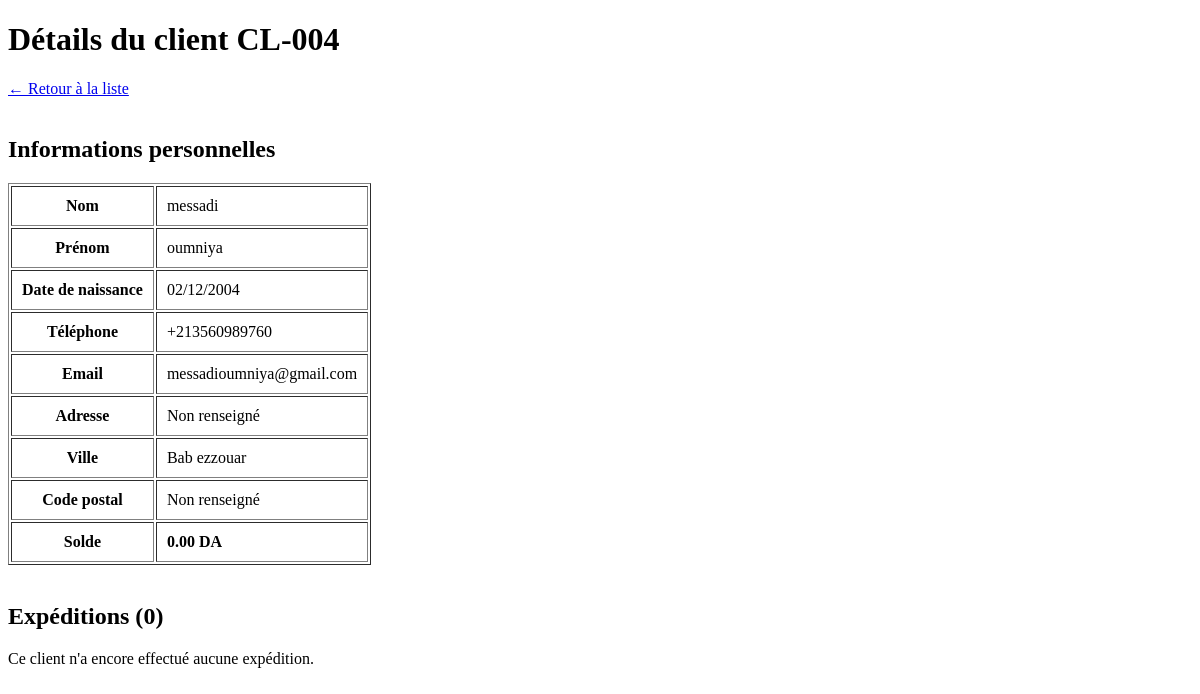
Page /clients/4/ on the earlier database version.
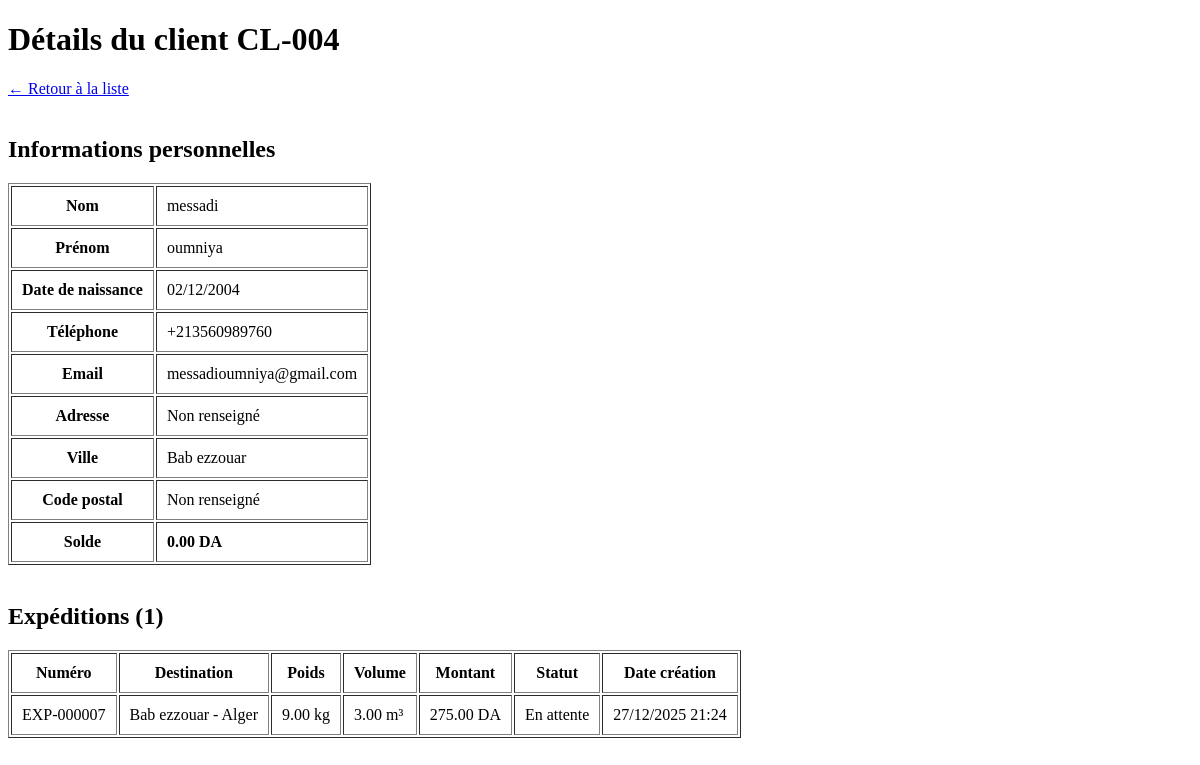
Same page on the later database version.
### app1/models.py (models this page shows, shortened)
class Expedition(models.Model):
    client = models.ForeignKey('Client', on_delete=models.PROTECT)
    destination = models.ForeignKey('Destination', on_delete=models.PROTECT)
    type_service = models.ForeignKey('TypeService', on_delete=models.PROTECT)
    tournee = models.ForeignKey('Tournee', on_delete=models.SET_NULL, null=True, blank=True, related_name='expeditions')
    nom_destinataire = models.CharField(max_length=100)
    telephone_destinataire = PhoneNumberField(region='DZ')
    email_destinataire = models.EmailField()
    adresse_destinataire = models.TextField()
    poids = models.DecimalField(max_digits=8, decimal_places=2, help_text="Poids en kg")
    volume = models.DecimalField(max_digits=8, decimal_places=2, help_text="Volume en m³")
    description = models.TextField(blank=True, null=True)
    montant_total = models.DecimalField(max_digits=10, decimal_places=2, default=0, editable=False)
    date_livraison_prevue = models.DateField(blank=True, null=True, editable=False)
    statut = models.CharField(max_length=20, choices=[('EN_ATTENTE', 'En attente'),('EN_TRANSIT', 'En transit'),('LIVRE', 'Livré'),('ECHEC', 'Échec'),], default='EN_ATTENTE')
    date_creation = models.DateTimeField(auto_now_add=True)
    date_livraison_reelle = models.DateField(blank=True, null=True)
    remarques = models.TextField(blank=True, null=True)
    def get_numero_expedition(self):
        return f"EXP-{self.id:06d}"

class Destination(models.Model):
    ville = models.CharField(max_length=100, blank=True, null=True)
    wilaya = models.CharField(max_length=100)
    pays = models.CharField(max_length=100, default='Algérie')
    zone_geographique = models.CharField(max_length=20, choices=[('LOCALE', 'Locale (même wilaya)'),('NATIONALE', 'Nationale'),('INTERNATIONALE', 'Internationale'),])
    zone_logistique = models.CharField(max_length=10, choices=[('CENTRE', 'Centre (Alger, Blida...)'),('EST', 'Est (Constantine, Annaba, Sétif...)'),('OUEST', 'Ouest (Oran, Tlemcen, Sidi Bel Abbès...)'),('SUD', 'Sud (Tamanrasset, Adrar, Bechar...)'),], default='CENTRE')
    distance_estimee = models.IntegerField(help_text="Distance en km depuis le dépôt principal")
    tarif_base = models.DecimalField(max_digits=10, decimal_places=2, default=0, help_text="Tarif de base en DA")
    delai_livraison_estime = models.IntegerField(default=1, help_text="Délai estimé en jours")
    code_postal = models.CharField(max_length=10, blank=True, null=True)
    date_creation = models.DateTimeField(auto_now_add=True)
    date_modification = models.DateTimeField(auto_now=True)
    remarques = models.TextField(blank=True, null=True)

### app1/views.py (the view)
# urls.py: path('clients/<int:client_id>/', views.detail_client, name='detail_client'),
def detail_client(request, client_id):
    client = get_object_or_404(Client, id=client_id)
    expeditions = client.expedition_set.all().order_by('-date_creation')
    return render(request, 'clients/detail.html', {
        'client': client,
        'expeditions': expeditions
    })

### app1/templates/clients/detail.html (shortened to what this page needs)
<!DOCTYPE html>
<html lang="fr">
<head>
</head>
<body>
    <h1>Détails du client CL-{{ client.id|stringformat:"03d" }}</h1>
    <a href="{% url 'liste_clients' %}">← Retour à la liste</a>
    <br><br>
    <h2>Informations personnelles</h2>
    <table border="1" cellpadding="10">
        <tr>
            <th>Nom</th>
            <td>{{ client.nom }}</td>
        </tr>
        <tr>
            <th>Prénom</th>
            <td>{{ client.prenom }}</td>
        </tr>
        <tr>
            <th>Date de naissance</th>
            <td>{{ client.date_naissance|date:"d/m/Y"|default:"Non renseigné" }}</td>
        </tr>
        <tr>
            <th>Téléphone</th>
            <td>{{ client.telephone }}</td>
        </tr>
        <tr>
            <th>Email</th>
            <td>{{ client.email|default:"Non renseigné" }}</td>
        </tr>
        <tr>
            <th>Adresse</th>
            <td>{{ client.adresse|default:"Non renseigné" }}</td>
        </tr>
        <tr>
            <th>Ville</th>
            <td>{{ client.ville|default:"Non renseigné" }}</td>
        </tr>
        <tr>
            <th>Code postal</th>
            <td>{{ client.code_postal|default:"Non renseigné" }}</td>
        </tr>
        <tr>
            <th>Solde</th>
            <td><strong>{{ client.solde }} DA</strong></td>
        </tr>
    </table>
    <br>
    <h2>Expéditions ({{ expeditions|length }})</h2>
    {% if expeditions %}
    <table border="1" cellpadding="10">
        <thead>
            <tr>
                <th>Numéro</th>
                <th>Destination</th>
                <th>Poids</th>
                <th>Volume</th>
                <th>Montant</th>
                <th>Statut</th>
                <th>Date création</th>
            </tr>
        </thead>
        <tbody>
            {% for exp in expeditions %}
            <tr>
                <td>{{ exp.get_numero_expedition }}</td>
                <td>{{ exp.destination.ville }} - {{ exp.destination.wilaya }}</td>
                <td>{{ exp.poids }} kg</td>
                <td>{{ exp.volume }} m³</td>
                <td>{{ exp.montant_total }} DA</td>
                <td>{{ exp.get_statut_display }}</td>
                <td>{{ exp.date_creation|date:"d/m/Y H:i" }}</td>
            </tr>
            {% endfor %}
        </tbody>
    </table>
    {% else %}
    <p>Ce client n'a encore effectué aucune expédition.</p>
    {% endif %}
</body>
</html>

Differences in the rows shown:
added Expedition: get_numero_expedition "EXP-000007", destination.ville "Bab ezzouar", destination.wilaya "Alger", poids "9.00", volume "3.00", montant_total "275.00", statut "En attente", date_creation "27/12/2025 21:24"
Other differences:
{{ expeditions|length }}: "0" → "1"
text no longer shown: "Ce client n'a encore effectué aucune expédition."
text now shown: "Numéro Destination Poids Volume Montant Statut Date création"
